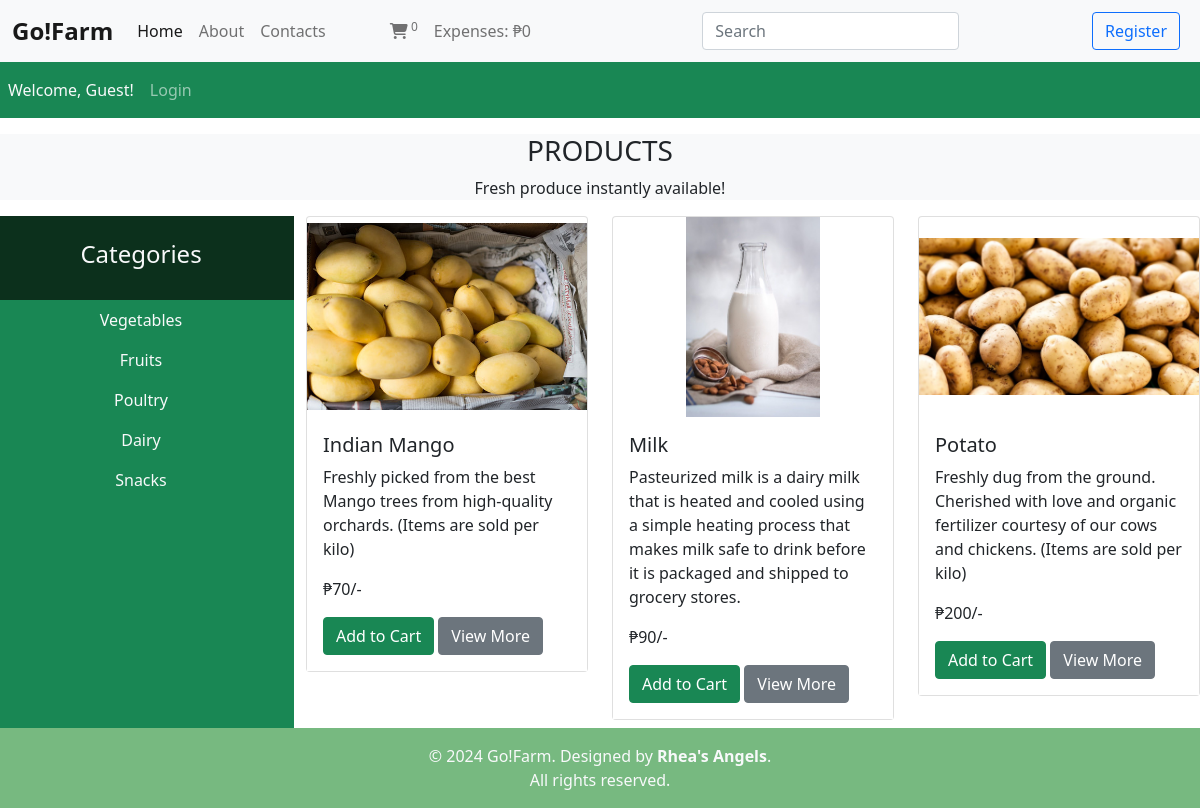
Page /GoFarm/index.php on the committed database.
### tables this page shows
CREATE TABLE `categories` (
  `category_id` int(11) NOT NULL,
  `category_name` varchar(100) NOT NULL
);

CREATE TABLE `products` (
  `product_id` int(11) NOT NULL,
  `product_name` varchar(255) NOT NULL,
  `product_description` varchar(255) NOT NULL,
  `product_keywords` varchar(255) NOT NULL,
  `category_id` int(11) NOT NULL,
  `product_image1` varchar(255) NOT NULL,
  `product_image2` varchar(255) NOT NULL,
  `product_image3` varchar(255) NOT NULL,
  `product_price` varchar(255) NOT NULL,
  `date` timestamp NOT NULL DEFAULT current_timestamp() ON UPDATE current_timestamp(),
  `status` varchar(255) NOT NULL
);

### GoFarm/functions/common_function.php (the view, shortened to what this page needs)
<?php
function getproducts(){
    global $con;
    if(!isset($_GET['category'])){
        $select_query="Select * from `products` order by rand() limit 0,9";
                    $result_query=mysqli_query($con,$select_query);
                    while($row=mysqli_fetch_assoc($result_query)){
                        $product_id=$row['product_id'];
                        $product_name=$row['product_name'];
                        $product_description=$row['product_description'];
                        $product_image1=$row['product_image1'];
                        $product_price=$row['product_price'];
                        echo "<div class='col-md-4 mb-2'>
                                <div class='card'>
                                    <img src='./admin/product_images/$product_image1' class='card-img-top' alt='$product_name'>
                                        <div class='card-body'>
                                            <h5 class='card-title'>$product_name</h5>
                                            <p class='card-text'>$product_description</p>
                                            <p class='card-text'>₱$product_price/-</p>
                                            <a href='index.php?add_to_cart=$product_id' class='btn btn-success'>Add to Cart</a>
                                            <a href='product_details.php?product_id=$product_id' class='btn btn-secondary'>View More</a>
                                        </div>
                                    </div>
                                </div>";
                    }
    }
}
function getcategories(){
    global $con;
    $select_categories = "SELECT * FROM `categories`";
    $result_categories = mysqli_query($con, $select_categories) or die(mysqli_error($con));
    while ($row_data = mysqli_fetch_assoc($result_categories)) {
        $category_name = $row_data['category_name'];
        $category_id = $row_data['category_id'];
        echo "<li class='nav-item'>
                <a href='index.php?category=$category_id' class='nav-link text-light'>$category_name</a>
              </li>";
    }
}
function getIPAddress() {
     if(!empty($_SERVER['HTTP_CLIENT_IP'])) {
                $ip = $_SERVER['HTTP_CLIENT_IP'];
        }
    elseif (!empty($_SERVER['HTTP_X_FORWARDED_FOR'])) {
                $ip = $_SERVER['HTTP_X_FORWARDED_FOR'];
     }
    else{
             $ip = $_SERVER['REMOTE_ADDR'];
     }
     return $ip;
}
function cart_item(){
    if(isset($_GET['add_to_cart'])){
        global $con;
        $get_ip_add = getIPAddress();
        $select_query="Select * from `cart_details` where ip_address='$get_ip_add'";
        $result_query=mysqli_query($con,$select_query);
        $count_cart_items=mysqli_num_rows($result_query);
        } else{
            global $con;
            $get_ip_add = getIPAddress();
            $select_query="Select * from `cart_details` where ip_address='$get_ip_add'";
            $result_query=mysqli_query($con,$select_query);
            $count_cart_items=mysqli_num_rows($result_query);
        }
        echo $count_cart_items;
    }
    function total_cart_price(){
        $total_price=0;
    echo $total_price;
}
?>

### GoFarm/index.php (shortened to what this page needs)
<?php
    include('./includes/connect.php');
    include('functions/common_function.php');
?>
<!DOCTYPE html>
<html lang="en">
<head>
    <link href="https://cdn.jsdelivr.net/npm/bootstrap@5.0.2/dist/css/bootstrap.min.css" rel="stylesheet">
    <link rel="stylesheet" href="https://cdnjs.cloudflare.com/ajax/libs/font-awesome/6.7.2/css/all.min.css" />
    <link rel="stylesheet" href="homepage.css">
</head>
<body>
    <div class="container-fluid p-0">
        <nav class="navbar navbar-expand-lg navbar-light bg-light" id="navbar-container">
            <div class="container-fluid">
                <a class="navbar-brand" id="logo" href="#">Go!Farm</a>
    <div class="collapse navbar-collapse" id="navbarSupportedContent">
      <ul class="navbar-nav me-auto mb-2 mb-lg-0">
        <li class="nav-item" id="navbar-items">
          <a class="nav-link active" aria-current="page" href="index.php">Home</a>
        </li>
        <li class="nav-item" id="navbar-items">
          <a class="nav-link" href="#">About</a>
        </li>
        <li class="nav-item" id="navbar-items">
          <a class="nav-link" href="#">Contacts</a>
        </li>
        <li class="nav-item ms-5" id="navbar-items" id="cart-btn">
          <a class="nav-link" href="cart.php"><i class="fa-solid fa-cart-shopping"></i><sup>
            <?php
            cart_item();
            ?>
          </sup></a>
        </li>
        <li class="nav-item" id="navbar-items">
          <a class="nav-link" href="#">Expenses: ₱<?php total_cart_price(); ?></a>
        </li>
      </ul>
      <form class="d-flex" action="search_product.php" method="get">
        <input class="form-control me-2" type="search" placeholder="Search" aria-label="Search" name="search_data">
        <input type="submit" value="Search" class="btn btn-outline-light" name="search_data_product">
      </form>
    <?php
    if (isset($_SESSION['username'])){
      echo "<div class='d-flex'>
      <a href='./user_area/profile.php' class='btn btn-outline-primary me-2 ms-5' id='login-btn'>My Account</a>
     </div>";
    }else{
      echo "<div class='d-flex'>
          <a href='./user_area/signup.php' class='btn btn-outline-primary me-2 ms-5' id='login-btn'>Register</a>
        </div>";
    }
    ?>
    </div>
  </div>
</nav>
    <nav class="navbar navbar-expand-lg navbar-dark bg-success">
        <ul class="navbar-nav me-auto">
            <?php
                  if (!isset($_SESSION['username'])){
                    echo " <li class='nav-item'>
                <a class='nav-link text-light' href='#'> Welcome, Guest!</a>
                    </li>";
                  }
                  else  {
                    echo "<li class='nav-item'>
                    <a class='nav-link' href='./user_area/profile.php'> Welcome ".$_SESSION['username']."
                    </li>";
                  }
              if (!isset($_SESSION['username'])){
                echo " <li class='nav-item'>
                <a class='nav-link' href='./user_area/user_login.php'>Login</a>
                </li>";
              }
              else  {
                echo "<li class='nav-item'>
                <a class='nav-link' href='./user_area/logout.php'>Logout </a>
                </li>";
              }
            ?>
        </ul>
    </nav>
    <div class="bg-light">
        <h3 class="text-center mt-3">PRODUCTS</h3>
        <p class="text-center">Fresh produce instantly available!</p>
    </div>
    <div class="row">
        <div class="col-md-3 bg-success p-0">
             <ul class="navbar-nav me-auto text-center" >
                <li class="nav-item text-white p-3" id="sidenav-bg">
                    <a href="#" class="nav-link text-light"><h4 class="categories">Categories</h4></a>
                <?php
                    getcategories();
                ?>
             </ul>
        </div>
        <div class="col-md-9">
            <div class="row">
                <?php
                    getproducts();
                ?>
            </div>
    </div>
    <footer class="text-light text-center py-3 mt-auto" id="footer" style="background-color:rgb(119, 185, 128);">
            <p class="mb-0">&copy; 2024 Go!Farm. Designed by <strong>Rhea's Angels</strong>.</p>
            <p class="mb-0">All rights reserved.</p>
        </footer>
</body>
</html>

### GoFarm/homepage.css (style rules this page uses)
* { margin: 0; padding: 0; box-sizing: border-box; }
#logo { font-size: 1.5rem; font-weight: bold; }
.card-img-top { width: 100%; height: 200px; object-fit: contain; }
.card-body { background: white; }
#sidenav-bg { background: #0c301c; }
#footer { background: #66e9a1; }

### rows in the picture
categories: category_name "Vegetables"
categories: category_name "Fruits"
categories: category_name "Poultry"
categories: category_name "Dairy"
categories: category_name "Snacks"
products: product_image1 (picture), product_name "Indian Mango", product_description "Freshly picked from the best Mango trees from high-quality orchards. (Items are sold per kilo)", product_price "70"
products: product_image1 (picture), product_name "Milk", product_description "Pasteurized milk is a dairy milk that is heated and cooled using a simple heating process that makes milk safe to drink before it is packaged and shipped to grocery stores.", product_price "90"
products: product_image1 (picture), product_name "Potato", product_description "Freshly dug from the ground. Cherished with love and organic fertilizer courtesy of our cows and chickens. (Items are sold per kilo)", product_price "200"

### other values in the picture
$count_cart_items "0"
$total_price "0"
